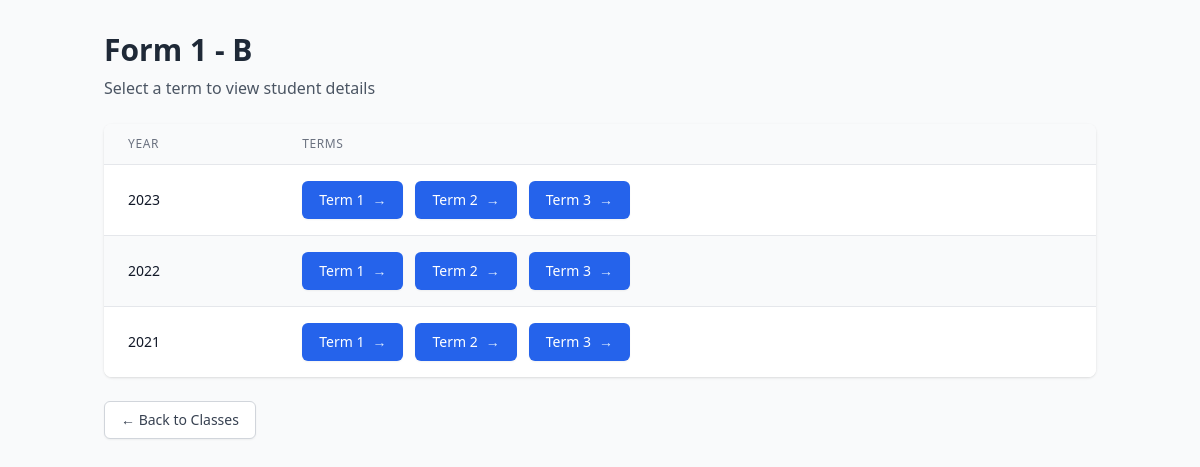
/classes/2/terms/, run on the app's committed database.
### myapp/models.py (models this page shows, shortened)
class Class_of_study(models.Model):
    name = models.CharField(max_length=50)  # Form 1, Form 2, etc.
    stream = models.CharField(max_length=50)  # Stream A, B, C, etc.

class Term(models.Model):
    name = models.CharField(max_length=50)  # Term 1, Term 2, Term 3
    year = models.IntegerField()  # e.g., 2023

### myapp/views.py (the view)
# urls.py: path('classes/<int:class_id>/terms/', views.term_list, name='term_list'),
def term_list(request, class_id):
    class_of_study = get_object_or_404(Class_of_study, id=class_id)
    terms = Term.objects.filter(
    ).order_by('-year', 'name')  # Sort by year descending, then term name
    return render(request, 'school/term_list.html', {
        'class_of_study': class_of_study,
        'terms': terms
    })

### templates/school/term_list.html (shortened to what this page needs)
<!DOCTYPE html>
<html>
<head>
    <script src="https://cdn.tailwindcss.com"></script>
</head>
<body class="bg-gray-50">
    <div class="container mx-auto px-4 py-8">
        <div class="mb-6">
            <h1 class="text-3xl font-bold text-gray-800">
                {{ class_of_study.name }} - {{ class_of_study.stream }}
            </h1>
            <p class="text-gray-600 mt-2">Select a term to view student details</p>
        </div>
        <div class="bg-white rounded-lg shadow overflow-hidden">
            <div class="overflow-x-auto">
                <table class="min-w-full divide-y divide-gray-200">
                    <thead>
                        <tr class="bg-gray-50">
                            <th class="px-6 py-3 text-left text-xs font-medium text-gray-500 uppercase tracking-wider">Year</th>
                            <th class="px-6 py-3 text-left text-xs font-medium text-gray-500 uppercase tracking-wider">Terms</th>
                        </tr>
                    </thead>
                    <tbody class="bg-white divide-y divide-gray-200">
                        {% regroup terms by year as year_list %}
                        {% for year in year_list %}
                        <tr class="{% cycle 'bg-white' 'bg-gray-50' %}">
                            <td class="px-6 py-4 whitespace-nowrap text-sm font-medium text-gray-900">
                                {{ year.grouper }}
                            </td>
                            <td class="px-6 py-4">
                                <div class="flex flex-wrap gap-3">
                                    {% for term in year.list %}
                                    <a href="{% url 'student_list' class_of_study.id term.id %}"
                                       class="inline-flex items-center px-4 py-2 border border-transparent rounded-md shadow-sm text-sm font-medium text-white bg-blue-600 hover:bg-blue-700 focus:outline-none focus:ring-2 focus:ring-offset-2 focus:ring-blue-500 transition-colors duration-200">
                                        {{ term.name }}
                                        <span class="ml-2 text-blue-100">→</span>
                                    </a>
                                    {% endfor %}
                                </div>
                            </td>
                        </tr>
                        {% empty %}
                        <tr>
                            <td colspan="2" class="px-6 py-4 text-center text-sm text-gray-500">
                                No terms found for this class.
                            </td>
                        </tr>
                        {% endfor %}
                    </tbody>
                </table>
            </div>
        </div>
        <div class="mt-6">
            <a href="{% url 'class_list' %}"
               class="inline-flex items-center px-4 py-2 border border-gray-300 rounded-md shadow-sm text-sm font-medium text-gray-700 bg-white hover:bg-gray-50 focus:outline-none focus:ring-2 focus:ring-offset-2 focus:ring-blue-500 transition-colors duration-200">
                ← Back to Classes
            </a>
        </div>
    </div>
</body>
</html>

### data on the page
Class_of_study: name "Form 1", stream "B"
Term: name "Term 1"
Term: name "Term 2"
Term: name "Term 3"
Term: name "Term 1"
Term: name "Term 2"
Term: name "Term 3"
Term: name "Term 1"
Term: name "Term 2"
Term: name "Term 3"

### other printed values
{{ year.grouper }} "2023" "2022" "2021"
